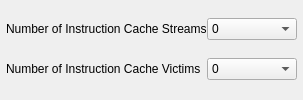
                 <widget class="QWidget" name="G_ICACHE_STREAMS_VICTIMS_ENABLED_PAGE" >
                  <layout class="QVBoxLayout" >
                   <property name="margin" >
                    <number>6</number>
                   </property>
                   <property name="spacing" >
                    <number>6</number>
                   </property>

                   <item>
                    <layout class="QHBoxLayout" >
                     <property name="margin" >
                      <number>0</number>
                     </property>
                     <property name="spacing" >
                      <number>0</number>
                     </property>
                     <item>
                      <widget class="QLabel" name="G_ICACHE_STREAMS_LABEL_1" >
                       <property name="sizePolicy" >
                        <sizepolicy>
                         <hsizetype>7</hsizetype>
                         <vsizetype>5</vsizetype>
                         <horstretch>0</horstretch>
                         <verstretch>0</verstretch>
                        </sizepolicy>
                       </property>
                       <property name="toolTip" >
                        <string>&lt;qt>Specifies the number of stream buffers used by the instruction cache.  A stream buffer is used to speculatively prefetch instructions, before the processor requests them.  This often improves performance, since the processor spends less time waiting for instructions to be read from memory.&lt;br>&lt;br>Note that to be able to use instruction cache streams, area optimization must not be enabled on the first page.&lt;/qt></string>
                       </property>
                       <property name="text" >
                        <string>Number of Instruction Cache Streams</string>
                       </property>
                      </widget>
                     </item>
                     <item>
                      <widget class="QComboBox" name="G_ICACHE_STREAMS_1" >
                       <property name="minimumSize" >
                        <size>
                         <width>90</width>
                         <height>0</height>
                        </size>
                       </property>
                       <property name="maxVisibleItems" >
                        <number>2</number>
                       </property>
                       <item>
                        <property name="text" >
                         <string>0</string>
                        </property>
                       </item>
                       <item>
                        <property name="text" >
                         <string>1</string>
                        </property>
                       </item>
                      </widget>
                     </item>
                    </layout>
                   </item>

                   <item>
                    <layout class="QHBoxLayout" >
                     <property name="margin" >
                      <number>0</number>
                     </property>
                     <property name="spacing" >
                      <number>0</number>
                     </property>
                     <item>
                      <widget class="QLabel" name="G_ICACHE_VICTIMS_LABEL_1" >
                       <property name="sizePolicy" >
                        <sizepolicy>
                         <hsizetype>7</hsizetype>
                         <vsizetype>5</vsizetype>
                         <horstretch>0</horstretch>
                         <verstretch>0</verstretch>
                        </sizepolicy>
                       </property>
                       <property name="toolTip" >
                        <string>&lt;qt>Specifies the number of instruction cache victims that are saved.  A victim is a cache line that is evicted from the cache.  If no victims are saved, all evicted lines must be read from memory again, when they are needed.  By saving the most recent lines, they can be fetched much faster, thus improving performance.  It is possible to save 2, 4, or 8 cache lines.  The more cache lines that are saved, the better performance becomes.  The recommended value is 8 lines.&lt;br>&lt;br>Note that to be able to use instruction cache victims, area optimization must not be enabled on the first page.&lt;/qt></string>
                       </property>
                       <property name="text" >
                        <string>Number of Instruction Cache Victims</string>
                       </property>
                      </widget>
                     </item>
                     <item>
                      <widget class="QComboBox" name="G_ICACHE_VICTIMS_1" >
                       <property name="minimumSize" >
                        <size>
                         <width>90</width>
                         <height>0</height>
                        </size>
                       </property>
                       <property name="maxVisibleItems" >
                        <number>4</number>
                       </property>
                       <item>
                        <property name="text" >
                         <string>0</string>
                        </property>
                       </item>
                       <item>
                        <property name="text" >
                         <string>2</string>
                        </property>
                       </item>
                       <item>
                        <property name="text" >
                         <string>4</string>
                        </property>
                       </item>
                       <item>
                        <property name="text" >
                         <string>8</string>
                        </property>
                       </item>
                      </widget>
                     </item>
                    </layout>
                   </item>

                  </layout>
                 </widget>
